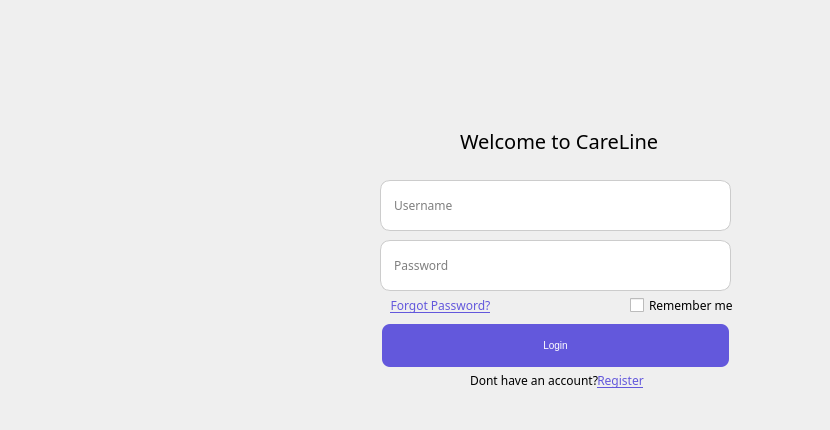
    <widget class="QWidget" name="homepage">
     <widget class="QLabel" name="label_4">
      <property name="geometry">
       <rect>
        <x>210</x>
        <y>80</y>
        <width>611</width>
        <height>341</height>
       </rect>
      </property>
      <property name="font">
       <font>
        <family>Segoe MDL2 Assets</family>
       </font>
      </property>
      <property name="autoFillBackground">
       <bool>false</bool>
      </property>
      <property name="text">
       <string/>
      </property>
      <property name="pixmap">
       <pixmap resource="../../Documents/Voicemeeter/resources.qrc">:/images/loginxregister.png</pixmap>
      </property>
      <property name="scaledContents">
       <bool>true</bool>
      </property>
     </widget>
     <widget class="QLabel" name="label_6">
      <property name="geometry">
       <rect>
        <x>460</x>
        <y>120</y>
        <width>291</width>
        <height>41</height>
       </rect>
      </property>
      <property name="palette">
       <palette>
        <active>
         <colorrole role="WindowText">
          <brush brushstyle="SolidPattern">
           <color alpha="255">
            <red>0</red>
            <green>0</green>
            <blue>0</blue>
           </color>
          </brush>
         </colorrole>
        </active>
        <inactive>
         <colorrole role="WindowText">
          <brush brushstyle="SolidPattern">
           <color alpha="255">
            <red>0</red>
            <green>0</green>
            <blue>0</blue>
           </color>
          </brush>
         </colorrole>
        </inactive>
        <disabled>
         <colorrole role="WindowText">
          <brush brushstyle="SolidPattern">
           <color alpha="255">
            <red>120</red>
            <green>120</green>
            <blue>120</blue>
           </color>
          </brush>
         </colorrole>
        </disabled>
       </palette>
      </property>
      <property name="font">
       <font>
        <family>Segoe MDL2 Assets</family>
        <pointsize>15</pointsize>
       </font>
      </property>
      <property name="text">
       <string>Welcome to CareLine</string>
      </property>
     </widget>
     <widget class="QLineEdit" name="lineEdit_2">
      <property name="geometry">
       <rect>
        <x>380</x>
        <y>240</y>
        <width>351</width>
        <height>51</height>
       </rect>
      </property>
      <property name="font">
       <font>
        <family>Segoe MDL2 Assets</family>
       </font>
      </property>
      <property name="styleSheet">
       <string notr="true">QLineEdit {
    background-color: #FFFFFF; /* White background */
    border: 1px solid #CCCCCC; /* Light grey border */
    border-radius: 10px; /* Rounded corners (adjust as needed) */
    padding: 8px; /* Space inside the box so text isn't touching edges */
    box-shadow: 2px 2px 5px rgba(0, 0, 0, 0.2); /* Dropdown shadow */
}

QLineEdit:focus {
    border: 1px solid #0078D7; /* Highlight border when clicked/focused */
}
</string>
      </property>
      <property name="text">
       <string/>
      </property>
      <property name="echoMode">
       <enum>QLineEdit::Password</enum>
      </property>
      <property name="placeholderText">
       <string> Password</string>
      </property>
     </widget>
     <widget class="QPushButton" name="pushButton">
      <property name="geometry">
       <rect>
        <x>380</x>
        <y>290</y>
        <width>121</width>
        <height>31</height>
       </rect>
      </property>
      <property name="font">
       <font>
        <family>Segoe MDL2 Assets</family>
        <underline>true</underline>
       </font>
      </property>
      <property name="styleSheet">
       <string notr="true">QPushButton {
    border: none;
    background-color: transparent;
    color: #6358DC;
    padding: 5px 10px;
    text-decoration: underline;
}

QPushButton:hover {
    color: #0056b3;
}

QPushButton:pressed {
    color: #004085;
}
</string>
      </property>
      <property name="text">
       <string>Forgot Password?</string>
      </property>
     </widget>
     <widget class="QLineEdit" name="lineEdit">
      <property name="geometry">
       <rect>
        <x>380</x>
        <y>180</y>
        <width>351</width>
        <height>51</height>
       </rect>
      </property>
      <property name="font">
       <font>
        <family>Segoe MDL2 Assets</family>
       </font>
      </property>
      <property name="styleSheet">
       <string notr="true">QLineEdit {
    background-color: #FFFFFF; /* White background */
    border: 1px solid #CCCCCC; /* Light grey border */
    border-radius: 10px; /* Rounded corners (adjust as needed) */
    padding: 8px; /* Space inside the box so text isn't touching edges */
    box-shadow: 2px 2px 5px rgba(0, 0, 0, 0.2); /* Dropdown shadow */
}

QLineEdit:focus {
    border: 1px solid #0078D7; /* Highlight border when clicked/focused */
}
</string>
      </property>
      <property name="text">
       <string/>
      </property>
      <property name="placeholderText">
       <string> Username</string>
      </property>
     </widget>
     <widget class="QPushButton" name="pushButton_2">
      <property name="geometry">
       <rect>
        <x>380</x>
        <y>320</y>
        <width>351</width>
        <height>51</height>
       </rect>
      </property>
      <property name="palette">
       <palette>
        <active>
         <colorrole role="WindowText">
          <brush brushstyle="SolidPattern">
           <color alpha="255">
            <red>255</red>
            <green>255</green>
            <blue>255</blue>
           </color>
          </brush>
         </colorrole>
         <colorrole role="Button">
          <brush brushstyle="SolidPattern">
           <color alpha="255">
            <red>99</red>
            <green>88</green>
            <blue>220</blue>
           </color>
          </brush>
         </colorrole>
         <colorrole role="ButtonText">
          <brush brushstyle="SolidPattern">
           <color alpha="255">
            <red>255</red>
            <green>255</green>
            <blue>255</blue>
           </color>
          </brush>
         </colorrole>
         <colorrole role="Base">
          <brush brushstyle="SolidPattern">
           <color alpha="255">
            <red>99</red>
            <green>88</green>
            <blue>220</blue>
           </color>
          </brush>
         </colorrole>
         <colorrole role="Window">
          <brush brushstyle="SolidPattern">
           <color alpha="255">
            <red>99</red>
            <green>88</green>
            <blue>220</blue>
           </color>
          </brush>
         </colorrole>
        </active>
        <inactive>
         <colorrole role="WindowText">
          <brush brushstyle="SolidPattern">
           <color alpha="255">
            <red>255</red>
            <green>255</green>
            <blue>255</blue>
           </color>
          </brush>
         </colorrole>
         <colorrole role="Button">
          <brush brushstyle="SolidPattern">
           <color alpha="255">
            <red>99</red>
            <green>88</green>
            <blue>220</blue>
           </color>
          </brush>
         </colorrole>
         <colorrole role="ButtonText">
          <brush brushstyle="SolidPattern">
           <color alpha="255">
            <red>255</red>
            <green>255</green>
            <blue>255</blue>
           </color>
          </brush>
         </colorrole>
         <colorrole role="Base">
          <brush brushstyle="SolidPattern">
           <color alpha="255">
            <red>99</red>
            <green>88</green>
            <blue>220</blue>
           </color>
          </brush>
         </colorrole>
         <colorrole role="Window">
          <brush brushstyle="SolidPattern">
           <color alpha="255">
            <red>99</red>
            <green>88</green>
            <blue>220</blue>
           </color>
          </brush>
         </colorrole>
        </inactive>
        <disabled>
         <colorrole role="WindowText">
          <brush brushstyle="SolidPattern">
           <color alpha="255">
            <red>120</red>
            <green>120</green>
            <blue>120</blue>
           </color>
          </brush>
         </colorrole>
         <colorrole role="Button">
          <brush brushstyle="SolidPattern">
           <color alpha="255">
            <red>99</red>
            <green>88</green>
            <blue>220</blue>
           </color>
          </brush>
         </colorrole>
         <colorrole role="ButtonText">
          <brush brushstyle="SolidPattern">
           <color alpha="255">
            <red>120</red>
            <green>120</green>
            <blue>120</blue>
           </color>
          </brush>
         </colorrole>
         <colorrole role="Base">
          <brush brushstyle="SolidPattern">
           <color alpha="255">
            <red>99</red>
            <green>88</green>
            <blue>220</blue>
           </color>
          </brush>
         </colorrole>
         <colorrole role="Window">
          <brush brushstyle="SolidPattern">
           <color alpha="255">
            <red>99</red>
            <green>88</green>
            <blue>220</blue>
           </color>
          </brush>
         </colorrole>
        </disabled>
       </palette>
      </property>
      <property name="font">
       <font>
        <pointsize>-1</pointsize>
        <underline>false</underline>
        <strikeout>false</strikeout>
       </font>
      </property>
      <property name="styleSheet">
       <string notr="true">QPushButton {
    background-color: #6358DC;
    border: none; /* Optional: Removes the default system border so the color shows fully */
}
QPushButton {
    padding: 15px 32px; /* Add padding for a better size */
    text-align: center;
    text-decoration: none;
    font-size: 10px;
    margin: 4px 2px;
    border-radius: 8px; /* Rounded corners */
}
QPushButton:hover {
    background-color: #BF94E4; /* Darker green on hover */
}
</string>
      </property>
      <property name="text">
       <string>Login</string>
      </property>
     </widget>
     <widget class="QPushButton" name="pushButton_3">
      <property name="geometry">
       <rect>
        <x>580</x>
        <y>360</y>
        <width>81</width>
        <height>41</height>
       </rect>
      </property>
      <property name="font">
       <font>
        <family>Segoe MDL2 Assets</family>
        <underline>true</underline>
       </font>
      </property>
      <property name="styleSheet">
       <string notr="true">QPushButton {
    border: none;
    background-color: transparent;
    color: #6358DC;
    padding: 5px 10px;
    text-decoration: underline;
}

QPushButton:hover {
    color: #0056b3;
}

QPushButton:pressed {
    color: #004085;
}
</string>
      </property>
      <property name="text">
       <string>Register</string>
      </property>
     </widget>
     <widget class="QLabel" name="label_7">
      <property name="geometry">
       <rect>
        <x>470</x>
        <y>360</y>
        <width>131</width>
        <height>41</height>
       </rect>
      </property>
      <property name="palette">
       <palette>
        <active>
         <colorrole role="WindowText">
          <brush brushstyle="SolidPattern">
           <color alpha="255">
            <red>0</red>
            <green>0</green>
            <blue>0</blue>
           </color>
          </brush>
         </colorrole>
        </active>
        <inactive>
         <colorrole role="WindowText">
          <brush brushstyle="SolidPattern">
           <color alpha="255">
            <red>0</red>
            <green>0</green>
            <blue>0</blue>
           </color>
          </brush>
         </colorrole>
        </inactive>
        <disabled>
         <colorrole role="WindowText">
          <brush brushstyle="SolidPattern">
           <color alpha="255">
            <red>120</red>
            <green>120</green>
            <blue>120</blue>
           </color>
          </brush>
         </colorrole>
        </disabled>
       </palette>
      </property>
      <property name="font">
       <font>
        <family>Segoe MDL2 Assets</family>
        <pointsize>9</pointsize>
       </font>
      </property>
      <property name="text">
       <string>Dont have an account?</string>
      </property>
     </widget>
     <widget class="QCheckBox" name="checkBox">
      <property name="geometry">
       <rect>
        <x>630</x>
        <y>290</y>
        <width>111</width>
        <height>31</height>
       </rect>
      </property>
      <property name="font">
       <font>
        <family>Segoe MDL2 Assets</family>
       </font>
      </property>
      <property name="text">
       <string>Remember me</string>
      </property>
     </widget>
    </widget>
